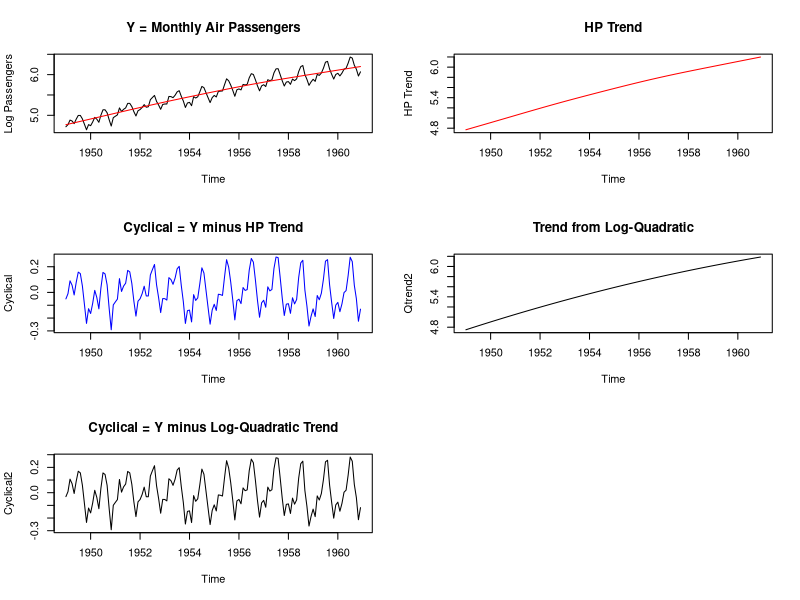

R code for this plot:
#~~~~~~~~~~~~~~~~~~~~~~~~~~~~~~~~~~~~~~~~~~#
#					   #
# HP Filter: Hodrick-Prescott Filter       #
#	                                   #	
#~~~~~~~~~~~~~~~~~~~~~~~~~~~~~~~~~~~~~~~~~~#
jHPfilter <- function(Y,lambda){
	#The Hodrick-Prescott Filter
	#Lambda = 6.25 annual, 129600 monthly, 1600 quarterly, ?? for daily
	T = length(Y)
	if(T < 5){
		stop("Number of observations is too small!")
	}
	A = matrix(0,T,T)
	A[1, 1:3] = c(1,-2,1)
	A[2, 1:4] = c(-2,5,-4,1)
	A[(T-1),(T-4+1):T] = c(1,-4,5,-2)
	A[T,(T-3+1):T] = c(1,-2,1)
	counter = 1
	for(i in 3:(T-3+1)){
		A[i,counter:(counter+5-1)] = c(1,-4,6,-4,1)
		counter = counter + 1
	}
	#print(A) visual check if matrix A is correct
	T = solve(diag(T)+lambda*A)%*%Y
	return(T)
}

jQuadraticFilter <- function(Y){
	#Quadratic Filter
	T = length(Y)
	X = matrix(0,T,2)
	X[,1] = seq(1:T)
	X[,2] = X[,1]^2
	temp = lm(Y~X)
	Trend = temp$coefficients[1] + temp$coefficients[2]*X[,1] + temp$coefficients[3]*X[,2]
	return(Trend)
}

#e.g. with data already in R
library(MASS)
Y = log(AirPassengers) #log of monthly air passengers
Trend = jHPfilter(Y,129600)
Trend2 = Y-Y+Trend

#3 by 2 charts
par(mfrow=c(3,2))
plot(Y,ylab="Log Passengers",type="l",main="Y = Monthly Air Passengers")
lines(Trend2,col="red")
plot(Trend2,type="l", main = "HP Trend",ylab = "HP Trend",col="red")
Cyclical = Y-Trend
plot(Cyclical, type="l", main = "Cyclical = Y minus HP Trend",col="blue")
Qtrend = jQuadraticFilter(Y) #using the quadratic filter as a comparison
Qtrend2 = Y-Y+Qtrend
plot(Qtrend2,type="l", main="Trend from Log-Quadratic" )
Cyclical2 = Y - Qtrend2
plot(Cyclical2,type="l",main= "Cyclical = Y minus Log-Quadratic Trend")


